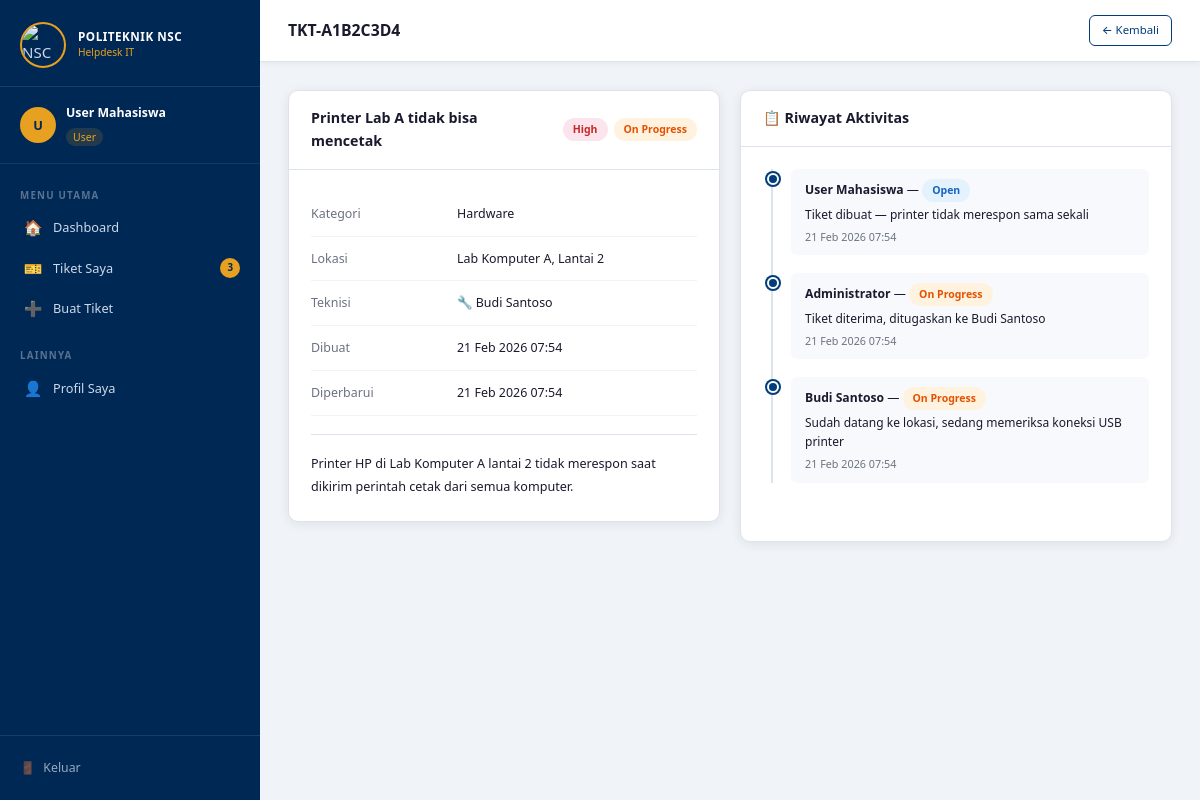
Screenshot of /user/ticket_detail.php?id=1 (signed in) with the database file from the repository.
### tables this page shows
CREATE TABLE tickets (
    id_ticket   INT AUTO_INCREMENT PRIMARY KEY,
    kode_ticket VARCHAR(20) NOT NULL UNIQUE,
    id_user     INT NOT NULL,
    id_kategori INT NOT NULL,
    id_teknisi  INT NULL,
    judul       VARCHAR(150) NOT NULL,
    deskripsi   TEXT NOT NULL,
    lokasi      VARCHAR(100),
    prioritas   ENUM('Low','Medium','High') DEFAULT 'Medium',
    status      ENUM('Open','On Progress','Solved','Closed','Re-Open') DEFAULT 'Open',
    created_at  TIMESTAMP DEFAULT CURRENT_TIMESTAMP,
    updated_at  TIMESTAMP DEFAULT CURRENT_TIMESTAMP ON UPDATE CURRENT_TIMESTAMP,
    FOREIGN KEY (id_user)     REFERENCES users(id_user)     ON DELETE CASCADE,
    FOREIGN KEY (id_kategori) REFERENCES kategori(id_kategori) ON DELETE CASCADE,
    FOREIGN KEY (id_teknisi)  REFERENCES users(id_user)     ON DELETE SET NULL
);

CREATE TABLE kategori (
    id_kategori   INT AUTO_INCREMENT PRIMARY KEY,
    nama_kategori ENUM('Hardware','Software','Jaringan','Sistem Akademik'),
    deskripsi     TEXT
);

CREATE TABLE users (
    id_user    INT AUTO_INCREMENT PRIMARY KEY,
    nama       VARCHAR(100) NOT NULL,
    email      VARCHAR(100) NOT NULL UNIQUE,
    password   VARCHAR(255) NOT NULL,
    role       ENUM('user','admin','teknisi') NOT NULL,
    created_at TIMESTAMP DEFAULT CURRENT_TIMESTAMP
);

CREATE TABLE ticket_logs (
    id_log     INT AUTO_INCREMENT PRIMARY KEY,
    id_ticket  INT NOT NULL,
    id_user    INT NOT NULL,
    keterangan TEXT NOT NULL,
    status     VARCHAR(50),
    created_at TIMESTAMP DEFAULT CURRENT_TIMESTAMP,
    FOREIGN KEY (id_ticket) REFERENCES tickets(id_ticket) ON DELETE CASCADE,
    FOREIGN KEY (id_user)   REFERENCES users(id_user)     ON DELETE CASCADE
);

### user/ticket_detail.php (the view, shortened to what this page needs)
<?php
require_once '../includes/auth.php';
require_once '../includes/db.php';
$user = getCurrentUser();
$uid  = $user['id'];
$id   = (int)($_GET['id'] ?? 0);
$ticketQ = $conn->query("
    SELECT t.*, k.nama_kategori, u2.nama as teknisi_nama
    FROM tickets t
    LEFT JOIN kategori k ON t.id_kategori = k.id_kategori
    LEFT JOIN users u2 ON t.id_teknisi = u2.id_user
    WHERE t.id_ticket = $id AND t.id_user = $uid
");
$ticket = $ticketQ->fetch_assoc();
$logs = $conn->query("
    SELECT tl.*, u.nama as user_nama FROM ticket_logs tl
    JOIN users u ON tl.id_user = u.id_user
    WHERE tl.id_ticket=$id ORDER BY tl.created_at ASC
");
?>
<!DOCTYPE html>
<html lang="id">
<head>
<link rel="stylesheet" href="../assets/css/style.css">
</head>
<body>
<div class="layout">
    <?php include 'sidebar.php'; ?>
    <div class="main-content">
        <header class="topbar">
            <div class="topbar-left">
                <div class="topbar-title"><?= htmlspecialchars($ticket['kode_ticket']) ?></div>
            </div>
            <div class="topbar-right">
                <a href="tickets.php" class="btn btn-outline btn-sm">← Kembali</a>
            </div>
        </header>
        <main class="page-content">
            <div class="grid-2">
                <div>
                    <div class="card" style="margin-bottom:20px">
                        <div class="card-header">
                            <h3><?= htmlspecialchars($ticket['judul']) ?></h3>
                            <div style="display:flex;gap:6px">
                                <?= badgePrioritas($ticket['prioritas']) ?>
                                <?= badgeStatus($ticket['status']) ?>
                            </div>
                        </div>
                        <div class="card-body">
                            <table style="font-size:.83rem;width:100%">
                                <tr><td style="color:var(--text-muted);padding:5px 0;width:130px">Kategori</td><td><?= htmlspecialchars($ticket['nama_kategori'] ?? '—') ?></td></tr>
                                <tr><td style="color:var(--text-muted);padding:5px 0">Lokasi</td><td><?= htmlspecialchars($ticket['lokasi'] ?: '—') ?></td></tr>
                                <tr><td style="color:var(--text-muted);padding:5px 0">Teknisi</td><td><?= $ticket['teknisi_nama'] ? '🔧 '.htmlspecialchars($ticket['teknisi_nama']) : '<span class="text-muted">Belum ditugaskan</span>' ?></td></tr>
                                <tr><td style="color:var(--text-muted);padding:5px 0">Dibuat</td><td><?= date('d M Y H:i', strtotime($ticket['created_at'])) ?></td></tr>
                                <tr><td style="color:var(--text-muted);padding:5px 0">Diperbarui</td><td><?= date('d M Y H:i', strtotime($ticket['updated_at'])) ?></td></tr>
                            </table>
                            <hr class="divider">
                            <p style="font-size:.84rem;line-height:1.8"><?= nl2br(htmlspecialchars($ticket['deskripsi'])) ?></p>
                        </div>
                    </div>
                </div>
                <div class="card">
                    <div class="card-header"><h3>📋 Riwayat Aktivitas</h3></div>
                    <div class="card-body">
                        <div class="timeline">
                        <?php while ($log = $logs->fetch_assoc()): ?>
                        <div class="timeline-item">
                            <div class="timeline-dot"></div>
                            <div class="timeline-content">
                                <strong><?= htmlspecialchars($log['user_nama']) ?></strong>
                                <?php if ($log['status']): ?> — <?= badgeStatus($log['status']) ?><?php endif; ?>
                                <div style="margin-top:3px;font-size:.8rem"><?= nl2br(htmlspecialchars($log['keterangan'])) ?></div>
                                <div class="meta"><?= date('d M Y H:i', strtotime($log['created_at'])) ?></div>
                            </div>
                        </div>
                        <?php endwhile; ?>
                        </div>
                    </div>
                </div>
            </div>
        </main>
    </div>
</div>
</body>
</html>

### includes/auth.php (shortened to what this page needs)
<?php
function getCurrentUser() {
    return [
        'id'    => $_SESSION['user_id'] ?? null,
        'nama'  => $_SESSION['nama'] ?? '',
        'email' => $_SESSION['email'] ?? '',
        'role'  => $_SESSION['role'] ?? '',
    ];
}
function badgeStatus($status) {
    $map = [
        'Open'        => 'badge-open',
        'On Progress' => 'badge-progress',
        'Solved'      => 'badge-solved',
        'Closed'      => 'badge-closed',
        'Re-Open'     => 'badge-reopen',
    ];
    $cls = $map[$status] ?? 'badge-open';
    return "<span class=\"badge $cls\">$status</span>";
}
function badgePrioritas($p) {
    $map = [
        'Low'    => 'badge-low',
        'Medium' => 'badge-medium',
        'High'   => 'badge-high',
    ];
    $cls = $map[$p] ?? 'badge-medium';
    return "<span class=\"badge $cls\">$p</span>";
}
?>

### assets/css/style.css (style rules this page uses)
:root { --primary: #003d7a; --primary-dark: #002855; --primary-light:#1565c0; --accent: #e8a020; --accent-dark: #c68000; --success: #2e7d32; --warning: #f57c00; --danger: #c62828; --info: #0277bd; --bg: #f0f4f8; --sidebar-bg: #002855; --sidebar-text: #cdd8e8; --card-bg: #ffffff; --text: #1a1a2e; --text-muted: #6b7280; --border: #dde3ed; --radius: 10px; --radius-sm: 6px; --shadow: 0 2px 12px rgba(0,0,0,.08); --shadow-md: 0 4px 24px rgba(0,0,0,.12); --transition: .2s ease; }
*, *::before, *::after { box-sizing: border-box; margin: 0; padding: 0; }
html { font-size: 15px; }
body { font-family: 'Segoe UI', system-ui, -apple-system, sans-serif; background: var(--bg); color: var(--text); line-height: 1.6; }
a { color: inherit; text-decoration: none; }
.layout { display: flex; min-height: 100vh; }
.main-content { margin-left: 260px; flex: 1; display: flex; flex-direction: column; min-height: 100vh; }
.topbar { background: var(--card-bg); border-bottom: 1px solid var(--border); padding: 0 28px; height: 62px; display: flex; align-items: center; justify-content: space-between; position: sticky; top: 0; z-index: 50; box-shadow: 0 1px 6px rgba(0,0,0,.06); }
.topbar-left { display: flex; align-items: center; gap: 10px; }
.topbar-title { font-size: 1.05rem; font-weight: 600; color: var(--text); }
.topbar-right { display: flex; align-items: center; gap: 14px; }
.page-content { padding: 28px; flex: 1; }
.card { background: var(--card-bg); border-radius: var(--radius); box-shadow: var(--shadow); border: 1px solid var(--border); overflow: hidden; }
.card-header { padding: 16px 22px; border-bottom: 1px solid var(--border); display: flex; align-items: center; justify-content: space-between; gap: 12px; }
.card-header h3 { font-size: .95rem; font-weight: 600; }
.card-body { padding: 22px; }
.grid-2 { display: grid; grid-template-columns: 1fr 1fr; gap: 20px; }
table { width: 100%; border-collapse: collapse; font-size: .82rem; }
tbody tr { border-bottom: 1px solid #f0f4f8; transition: background var(--transition); }
tbody td { padding: 12px 16px; color: var(--text); vertical-align: middle; }
.badge { display: inline-flex; align-items: center; padding: 3px 10px; border-radius: 20px; font-size: .7rem; font-weight: 600; white-space: nowrap; }
.badge-open { background: #e3f2fd; color: #1565c0; }
.badge-progress { background: #fff3e0; color: #e65100; }
.badge-high { background: #fce4ec; color: #c62828; }
.btn { display: inline-flex; align-items: center; gap: 6px; padding: 8px 18px; border-radius: var(--radius-sm); font-size: .82rem; font-weight: 500; cursor: pointer; border: 1px solid transparent; transition: all var(--transition); white-space: nowrap; }
.btn-outline { background: transparent; color: var(--primary); border-color: var(--primary); }
.btn-sm { padding: 5px 12px; font-size: .76rem; }
.timeline { position: relative; padding-left: 28px; }
.timeline::before { content: ''; position: absolute; left: 8px; top: 0; bottom: 0; width: 2px; background: var(--border); }
.timeline-item { position: relative; margin-bottom: 18px; }
.timeline-dot { position: absolute; left: -24px; top: 4px; width: 12px; height: 12px; border-radius: 50%; background: var(--primary); border: 2px solid #fff; box-shadow: 0 0 0 2px var(--primary); }
.timeline-content { background: #f7f9fc; border-radius: var(--radius-sm); padding: 10px 14px; font-size: .81rem; }
.timeline-content .meta { font-size: .72rem; color: var(--text-muted); margin-top: 4px; }
.divider { border: none; border-top: 1px solid var(--border); margin: 18px 0; }

### rows the page displays
tickets: kode_ticket "TKT-A1B2C3D4", judul "Printer Lab A tidak bisa mencetak", prioritas "High", status "On Progress", id_kategori.nama_kategori "Hardware", lokasi "Lab Komputer A, Lantai 2", id_teknisi.nama "Budi Santoso", created_at "21 Feb 2026 07:54", updated_at "21 Feb 2026 07:54", deskripsi "Printer HP di Lab Komputer A lantai 2 tidak merespon saat dikirim perintah cetak dari semua komputer."
ticket_logs: id_user.nama "User Mahasiswa", status "Open", keterangan "Tiket dibuat — printer tidak merespon sama sekali", created_at "21 Feb 2026 07:54"
ticket_logs: id_user.nama "Administrator", status "On Progress", keterangan "Tiket diterima, ditugaskan ke Budi Santoso", created_at "21 Feb 2026 07:54"
ticket_logs: id_user.nama "Budi Santoso", status "On Progress", keterangan "Sudah datang ke lokasi, sedang memeriksa koneksi USB printer", created_at "21 Feb 2026 07:54"

### other values shown
$initials "U"
$user['nama'] "User Mahasiswa"
$user['role'] "User"
$open "3"
